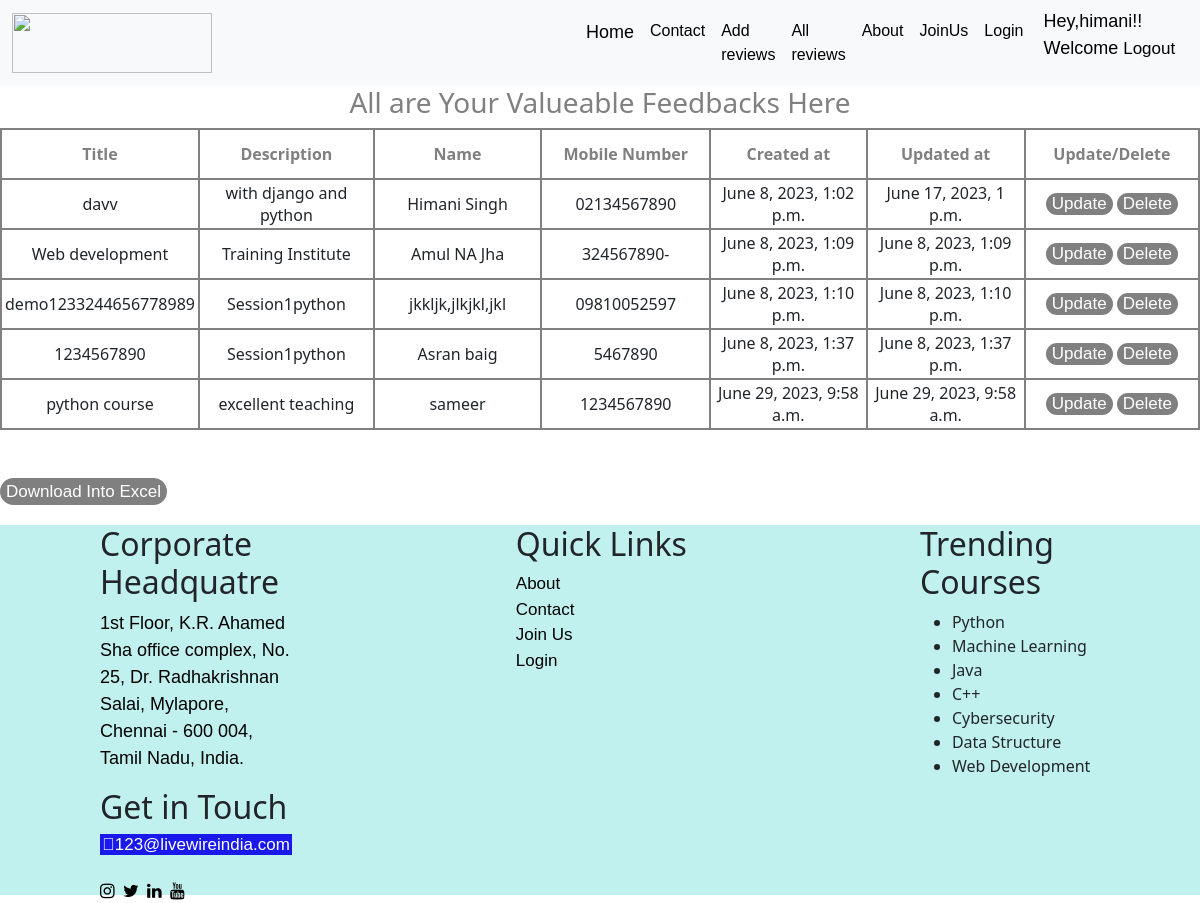
/all/ (signed in), run on the app's committed database.
### todo/models.py (models this page shows)
class Todo(models.Model):
    title=models.CharField(max_length=255)
    description=models.CharField(max_length=255)
    name=models.CharField(max_length=200)
    mobile=models.CharField(max_length=20)
    craeted_at=models.DateTimeField(auto_now_add=True)
    updated_at=models.DateTimeField(auto_now=True)

### todo/views.py (the view)
# urls.py: url(r'^all/$',todolist,name="todolist"),
@login_required
def todolist(request):
    allfeedback=Todo.objects.all()
    return render(request,"todolist.html",{"todos":allfeedback})

### templates/todolist.html (shortened to what this page needs)
{% extends 'base.html'%}
{%block content%}
<h3 align="center">All are Your Valueable Feedbacks Here</h3>
<table align="center" id="table">
  <thead>
     <tr>
        <th>Title</th>
		<th>Description</th>
		<th>Name</th>
		<th>Mobile Number</th>
		<th>Created at</th>
		<th>Updated at</th>
		<th>Update/Delete</th>
     </tr>
  </thead>
  <tbody>
  {%for todo in todos%}
     <tr>
	   <td>{{todo.title}}</td>
	   <td>{{todo.description}}</td>
	   <td>{{todo.name}}</td>
	   <td>{{todo.mobile}}</td>
	   <td>{{todo.craeted_at}}</td>
	   <td>{{todo.updated_at}}</td>
	   <td>
	    <a href="{%url 'todo:todoedit' todo.id%}">
		<button>Update</button></a>
		<a href="{%url 'todo:tododelete' todo.id%}">
		<button >Delete</button></a>
	   </td>
	 </tr>
  {%endfor%}
  </tbody>
</table>
<br><br>
<button>
	<a id="downloadLink" onclick="eportF(this)"> Download Into Excel</a>
</button>
{%endblock%}

### templates/base.html (shortened to what this page needs)
<html>
<head>
    <link href="https://cdn.jsdelivr.net/npm/bootstrap@5.1.3/dist/css/bootstrap.min.css" rel="stylesheet">
</head>
<body>
    {%include 'navbar.html'%}
    {%block content%}
    {%endblock%}
    {%include 'footer.html'%}
</body>
</html>

### templates/navbar.html (shortened to what this page needs)
<head>
</head>
<nav class="navbar navbar-expand-lg navbar-light bg-light">
    <div class="container-fluid">
      <a class="navbar-brand" href="#">
        <img class="logo" src="https://th.bing.com/th/id/OIP._sqfTLYkJp5nsHlj-6pKJQHaCa?pid=ImgDet&rs=1" alt="">
      </a>
      <div class="collapse navbar-collapse" id="navbarNav">
        <ul class="navbar-nav">
          <li class="nav-item">
            <a class="nav-link active" id="home" aria-current="page" href="http://127.0.0.1:8000/">Home</a>
          </li>
          <li class="nav-item">
            <a class="nav-link" id="nav" href="http://127.0.0.1:8000/todos/contact">Contact</a>
          </li>
          <li class="nav-item">
            <a class="nav-link" id="nav" href="http://127.0.0.1:8000/todos/add">Add reviews</a>
          </li>
          <li class="nav-item">
            <a class="nav-link" id="nav" href="http://127.0.0.1:8000/todos/">All reviews</a>
          </li>
          <li class="nav-item">
            <a class="nav-link" id="nav" href="http://127.0.0.1:8000/todos/about">About</a>
          </li>
          <li class="nav-item">
            <a class="nav-link" id="nav" href="http://127.0.0.1:8000/acc/signup">JoinUs</a>
          </li>
          <li class="nav-item">
            <a class="nav-link" id="nav" href="http://127.0.0.1:8000/acc/login">Login</a>
          </li>
        </ul>
      </div>
    </div>
    <div>
      {%if user.is_authenticated%}
      <p>Hey,{{user.username}}!! Welcome <a href="{%url 'logout'%}">Logout</a></p>
      {%endif%}
    </div>
  </nav>

### templates/footer.html (shortened to what this page needs)
<!DOCTYPE html>
<html lang="en">
<head>
    <link rel="stylesheet" href="https://cdnjs.cloudflare.com/ajax/libs/font-awesome/4.7.0/css/font-awesome.min.css">
</head>
<body>
    <div class="ft" width="100%" style="margin-top: 20px ;">
       <div class="row">
        <div class="col">
            <h2>Corporate Headquatre</h2>
            <p>1st Floor, K.R. Ahamed Sha office complex, No. 25, Dr. Radhakrishnan Salai, Mylapore, Chennai - 600 004, Tamil Nadu, India.</p>
            <h2>Get in Touch</h2>
            <a href="#!"><i class="fa fa-envelope" id="enve" aria-hidden="true">123@livewireindia.com</i></a><br><br>
            <a href="#!"><i class="fa fa-instagram" aria-hidden="true"></i></a>&nbsp;
            <a href="#!"><i class="fa fa-twitter" aria-hidden="true"></i></a>&nbsp;
            <a href="#!"><i class="fa fa-linkedIn" aria-hidden="true"></i></a>&nbsp;
            <a href="#!"><i class="fa fa-YouTube" aria-hidden="true"></i></a>
        </div>
        <div class="col">
            <h2>Quick Links</h2>
            <a href="http://127.0.0.1:8000/todos/about/">About </a><br>
            <a href="http://127.0.0.1:8000/todos/contact/">Contact</a><br>
            <a href="http://127.0.0.1:8000/acc/signup/">Join Us</a><br>
            <a href="http://127.0.0.1:8000/acc/login/">Login</a>
        </div>
        <div class="col">
            <h2>Trending Courses</h2>
            <ul>
                <li>Python</li>
                <li>Machine Learning</li>
                <li>Java</li>
                <li>C++</li>
                <li>Cybersecurity</li>
                 <li>Data Structure</li>
                 <li>Web Development</li>
            </ul>
        </div>
       </div>
    </div>
</body>
</html>

### templates/navbar.html (style rules this page uses)
.logo { width: 200px; height:60px }
#home { margin-left: 350px; font-size: large; font-family: Arial, Helvetica, sans-serif; color: black; }
#nav { font-size: medium; font-family: Arial, Helvetica, sans-serif; color: black; }
a { font-size: 17px; color:black; font-family: Arial, Helvetica, sans-serif; }
p { font-size: large; font-family: Arial, Helvetica, sans-serif; color: black; }

### templates/todolist.html (style rules this page uses)
table { width: 100%; }
th,td,tr { border:2px solid gray; height: 50px; width: 200px; text-align: center; }
h3 { color:gray }
th { color:gray }
button { border: none; background-color: gray; color: white; border-radius: 20px; }
a { text-decoration: none; }

### templates/footer.html (style rules this page uses)
.col { display: table; width: 33.33%; margin-left: 100px; margin-right: 100px; }
.row { height: 370px; background-color:rgb(193, 241, 239); }
#enve { font-family: Arial, Helvetica, sans-serif; background-color: rgb(25, 25, 236); color: white; padding-left: 2px; padding-top: 2px; padding-bottom: 2px; padding-right: 2px; }

### data on the page
Todo: title "davv", description "with django and python", name "Himani Singh", mobile "02134567890", craeted_at "June 8, 2023, 1:02 p.m.", updated_at "June 17, 2023, 1 p.m."
Todo: title "Web development", description "Training Institute", name "Amul NA Jha", mobile "324567890-", craeted_at "June 8, 2023, 1:09 p.m.", updated_at "June 8, 2023, 1:09 p.m."
Todo: title "demo1233244656778989", description "Session1python", name "jkkljk,jlkjkl,jkl", mobile "09810052597", craeted_at "June 8, 2023, 1:10 p.m.", updated_at "June 8, 2023, 1:10 p.m."
Todo: title "1234567890", description "Session1python", name "Asran baig", mobile "5467890", craeted_at "June 8, 2023, 1:37 p.m.", updated_at "June 8, 2023, 1:37 p.m."
Todo: title "python course", description "excellent teaching", name "sameer", mobile "1234567890", craeted_at "June 29, 2023, 9:58 a.m.", updated_at "June 29, 2023, 9:58 a.m."

### other printed values
{{ user.username }} "himani"
